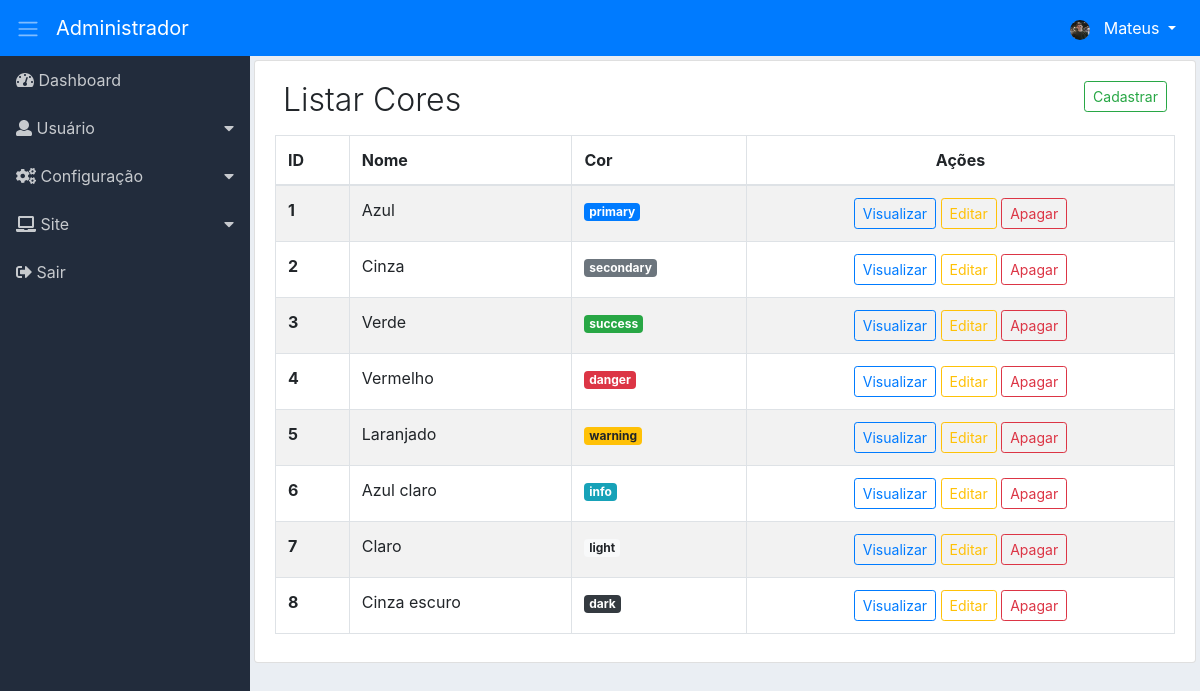
/adm/cor/listar (signed in), run on the app's committed database.
### tables this page shows
CREATE TABLE `adms_nivacs_pgs` (
  `id` int(11) NOT NULL,
  `permissao` int(11) NOT NULL,
  `ordem` int(11) NOT NULL,
  `dropdown` int(11) NOT NULL DEFAULT 2,
  `lib_menu` int(11) NOT NULL DEFAULT 2,
  `adms_menu_id` int(11) NOT NULL DEFAULT 4,
  `adms_niveis_acesso_id` int(11) NOT NULL,
  `adms_pagina_id` int(11) NOT NULL,
  `created` datetime NOT NULL,
  `modified` datetime DEFAULT NULL
);

CREATE TABLE `adms_menus` (
  `id` int(11) NOT NULL,
  `nome` varchar(220) NOT NULL,
  `icone` varchar(40) NOT NULL,
  `ordem` int(11) NOT NULL,
  `adms_sit_id` int(11) NOT NULL,
  `created` datetime NOT NULL,
  `modified` datetime DEFAULT NULL
);

CREATE TABLE `adms_cors` (
  `id` int(11) NOT NULL,
  `nome` varchar(40) NOT NULL,
  `cor` varchar(40) NOT NULL,
  `created` datetime NOT NULL,
  `modified` datetime DEFAULT NULL
);

### adm/app/adms/Controllers/Cor.php (called while the page is built, shortened)
<?php
class Cor
{
    private $Dados;
    public function listar($PageId = null)
    {
        $this->PageId = (int) $PageId ? $PageId : 1;
        $botao = ['cad_cor' => ['menu_controller' => 'cadastrar-cor', 'menu_metodo' => 'cad-cor'],
            'vis_cor' => ['menu_controller' => 'ver-cor', 'menu_metodo' => 'ver-cor'],
            'edit_cor' => ['menu_controller' => 'editar-cor', 'menu_metodo' => 'edit-cor'],
            'del_cor' => ['menu_controller' => 'apagar-cor', 'menu_metodo' => 'apagar-cor']];
        $listarBotao = new \App\adms\Models\AdmsBotao();
        $this->Dados['botao'] = $listarBotao->valBotao($botao);
        $listarMenu = new \App\adms\Models\AdmsMenu();
        $this->Dados['menu'] = $listarMenu->itemMenu();
        $listarCor = new \App\adms\Models\AdmsListarCor();
        $this->Dados['listCor'] = $listarCor->listarCor($this->PageId);
        $this->Dados['paginacao'] = $listarCor->getResultadoPg();
        $carregarView = new \Core\ConfigView("adms/Views/cor/listarCor", $this->Dados);
        $carregarView->renderizar();
    }
}

### adm/app/adms/Models/helper/AdmsRead.php (called while the page is built, shortened)
<?php
class AdmsRead extends AdmsConn
{
    private $Select;
    private $Values;
    private $Resultado;
    private $Query;
    function getResultado()
    {
        return $this->Resultado;
    }
    public function fullRead($Query, $ParseString = null)
    {
        $this->Select = (string) $Query;
        if (!empty($ParseString)) {
            parse_str($ParseString, $this->Values);
        }
        $this->exeInstrucao();
    }
    private function exeInstrucao()
    {
        $this->conexao();
        try {
            $this->getIntrucao();
            $this->Query->execute();
            $this->Resultado = $this->Query->fetchAll();
        } catch (Exception $ex) {
            $this->Resultado = null;
        }
    }
    private function conexao()
    {
        $this->Conn = parent::getConn();
        $this->Query = $this->Conn->prepare($this->Select);
        $this->Query->setFetchMode(PDO::FETCH_ASSOC);
    }
    private function getIntrucao()
    {
        if ($this->Values) {
            foreach ($this->Values as $Link => $Valor) {
                if ($Link == 'limit' || $Link == 'offset') {
                    $Valor = (int) $Valor;
                }
                $this->Query->bindValue(":{$Link}", $Valor, (is_int($Valor) ? PDO::PARAM_INT : PDO::PARAM_STR));
            }
        }
    }
}

### adm/app/adms/Models/helper/AdmsConn.php (called while the page is built, shortened)
<?php
class AdmsConn
{
    public static $Host = HOST;
    public static $User = USER;
    public static $Pass = PASS;
    public static $Dbname = DBNAME;
    private static $Connect = null;
    private static function conectar()
    {
        try {
            if(self::$Connect == null){
                self::$Connect = new PDO('mysql:host=' . self::$Host . ';dbname=' . self::$Dbname, self::$User, self::$Pass);
            }
        } catch (Exception $exc) {
            echo 'mensagem: ' . $exc->getMessage();
            die;
        }
        return self::$Connect;
    }
    public function getConn()
    {
        return self::conectar();
    }
}

### adm/app/adms/Models/AdmsMenu.php (called while the page is built, shortened)
<?php
class AdmsMenu
{
    public function itemMenu()
    {
        $listItemMenu = new \App\adms\Models\helper\AdmsRead();
        $listItemMenu->fullRead("SELECT nivpg.dropdown,
                men.id id_men, men.nome nome_men, men.icone icone_men,
                pg.id id_pg, pg.menu_controller, pg.menu_metodo, pg.nome_pagina, pg.icone icone_pg
                FROM adms_nivacs_pgs nivpg
                INNER JOIN adms_menus men ON men.id=nivpg.adms_menu_id
                INNER JOIN adms_paginas pg ON pg.id=nivpg.adms_pagina_id
                WHERE nivpg.adms_niveis_acesso_id =:adms_niveis_acesso_id
                AND nivpg.permissao =:permissao
                AND nivpg.lib_menu =:lib_menu
                ORDER BY men.ordem, nivpg.ordem ASC", "adms_niveis_acesso_id=".$_SESSION['adms_niveis_acesso_id']."&permissao=1&lib_menu=1");
        $this->Resultado = $listItemMenu->getResultado();
        return $this->Resultado;
    }
}

### adm/app/adms/Models/AdmsListarCor.php (called while the page is built, shortened)
<?php
class AdmsListarCor
{
    private $LimiteResultado = 20;
    public function listarCor($PageId = null)
    {
        $this->PageId = (int) $PageId;
        $paginacao = new \App\adms\Models\helper\AdmsPaginacao(URLADM . 'cor/listar');
        $paginacao->condicao($this->PageId, $this->LimiteResultado);
        $paginacao->paginacao("SELECT COUNT(id) AS num_result FROM adms_cors", "ordem=".$_SESSION['adms_ordem_nivac']);
        $listarCor = new \App\adms\Models\helper\AdmsRead();
        $listarCor->fullRead("SELECT id, nome, cor FROM adms_cors ORDER BY id ASC LIMIT :limit OFFSET :offset", "limit={$this->LimiteResultado}&offset={$paginacao->getOffset()}");
        $this->Resultado = $listarCor->getResultado();
        return $this->Resultado;
    }
}

### adm/app/adms/Models/helper/AdmsPaginacao.php (called while the page is built, shortened)
<?php
class AdmsPaginacao
{
    private $LimiteResultado;
    private $Offset;
    private $Resultado;
    function getResultado()
    {
        return $this->Resultado;
    }
    function getOffset()
    {
        return $this->Offset;
    }
    public function condicao($Pagina, $LimiteResultado)
    {
        $this->Pagina = (int) $Pagina ? $Pagina : 1;
        $this->LimiteResultado = (int) $LimiteResultado;
        $this->Offset = ($this->Pagina * $this->LimiteResultado) - $this->LimiteResultado;
    }
    public function paginacao($Query, $ParseString = null)
    {
        $this->Query = (string) $Query;
        $this->ParseString = (string) $ParseString;
        $contar = new \App\adms\Models\helper\AdmsRead();
        $contar->fullRead($this->Query, $this->ParseString);
        $this->ResultBd = $contar->getResultado();
        if ($this->ResultBd[0]['num_result'] > $this->LimiteResultado) {
            $this->instrucaoPaginacao();
        } else {
            $this->Resultado = null;
        }
    }
}

### adm/app/adms/Views/cor/listarCor.php (the view, shortened to what this page needs)
<div class="content p-1">
    <div class="list-group-item">
        <div class="d-flex">
            <div class="mr-auto p-2">
                <h2 class="display-4 titulo">Listar Cores</h2>
            </div>
            <div class="p-2">
                <?php
                if ($this->Dados['botao']['cad_cor']) {
                    echo "<a href='" . URLADM . "cadastrar-cor/cad-cor' class='btn btn-outline-success btn-sm'>Cadastrar</a> ";
                }
                ?>
            </div>
        </div>
        <div class="table-responsive">
            <table class="table table-striped table-hover table-bordered">
                <thead>
                    <tr>
                        <th>ID</th>
                        <th>Nome</th>
                        <th class="d-none d-sm-table-cell">Cor</th>
                        <th class="text-center">Ações</th>
                    </tr>
                </thead>
                <tbody>
                    <?php
                    foreach ($this->Dados['listCor'] as $cor) {
                        extract($cor);
                        ?>
                        <tr>
                            <th><?php echo $id; ?></th>
                            <td><?php echo $nome; ?></td>
                            <td class="d-none d-sm-table-cell">
                                <span class="badge badge-<?php echo $cor; ?>"><?php echo $cor; ?></span>
                            </td>
                            <td class="text-center">
                                <span class="d-none d-md-block">
                                    <?php
                                    if ($this->Dados['botao']['vis_cor']) {
                                        echo "<a href='" . URLADM . "ver-cor/ver-cor/$id' class='btn btn-outline-primary btn-sm'>Visualizar</a> ";
                                    }
                                    if ($this->Dados['botao']['edit_cor']) {
                                        echo "<a href='" . URLADM . "editar-cor/edit-cor/$id' class='btn btn-outline-warning btn-sm'>Editar</a> ";
                                    }
                                    if ($this->Dados['botao']['del_cor']) {
                                        echo "<a href='" . URLADM . "apagar-cor/apagar-cor/$id' class='btn btn-outline-danger btn-sm' data-confirm='Tem certeza de que deseja excluir o item selecionado?'>Apagar</a> ";
                                    }
                                    ?>
                                </span>
                            </td>
                        </tr>
                        <?php
                    }
                    ?>
                </tbody>
            </table>
        </div>
    </div>
</div>

### adm/app/adms/Views/include/sidebar.php (shortened to what this page needs)
<div class="d-flex">
    <nav class="sidebar">
        <ul class="list-unstyled">
            <?php
            $cont_drop = 0;
            $cont_drop_fech = 0;
            foreach ($this->Dados['menu'] as $menu) {
                extract($menu);
                if ($dropdown == 1) {
                    if ($cont_drop != $id_men) {
                        if (($cont_drop_fech == 1) AND ( $cont_drop != 0)) {
                            echo "</li>";
                            $cont_drop_fech = 0;
                        }
                        echo "<li>";
                        echo "<a href='#submenu" . $id_men . "' data-toggle='collapse'>";
                        echo "<i class='" . $icone_men . "'></i> " . $nome_men;
                        echo "</a>";
                        $cont_drop = $id_men;
                    }
                    $cont_drop_fech = 1;
                } else {
                    if ($cont_drop_fech == 1) {
                        echo "</li>";
                        $cont_drop_fech = 0;
                    }
                    echo "<li><a href='" . URLADM . $menu_controller . "/" . $menu_metodo . "'><i class='" . $icone_men . "'></i> " . $nome_men . "</a></li>";
                }
            }
            ?>
        </ul>
    </nav>

### adm/assets/css/dashboard.css (style rules this page uses)
body { background-color: #eaeef3; }
.sidebar { background-color: #222c3c; min-width: 250px; max-width: 250px; min-height: calc(100vh - 56px); transition: all 0.3s; }
.sidebar ul li a { display: block; padding: 0.75rem 1rem; color: #c7cace; text-decoration: none; }
.sidebar [data-toggle="collapse"] { position: relative; }
.sidebar [data-toggle="collapse"]:before { content: "\f0d7"; font-family: "Font Awesome 5 Free"; font-weight: 900; position: absolute; right: 1rem; }
.content { width: 100%; }
.titulo { font-size: 2.0rem !important; }

### data on the page
adms_nivacs_pgs: adms_menu.nome "Dashboard"
adms_nivacs_pgs: adms_menu.nome "Usuário"
adms_nivacs_pgs: adms_menu.nome "Configuração"
adms_nivacs_pgs: adms_menu.nome "Site"
adms_nivacs_pgs: adms_menu.nome "Sair"
adms_cors: id "1", nome "Azul", cor "primary"
adms_cors: id "2", nome "Cinza", cor "secondary"
adms_cors: id "3", nome "Verde", cor "success"
adms_cors: id "4", nome "Vermelho", cor "danger"
adms_cors: id "5", nome "Laranjado", cor "warning"
adms_cors: id "6", nome "Azul claro", cor "info"
adms_cors: id "7", nome "Claro", cor "light"
adms_cors: id "8", nome "Cinza escuro", cor "dark"

### other printed values
$prim_nome "Mateus"
